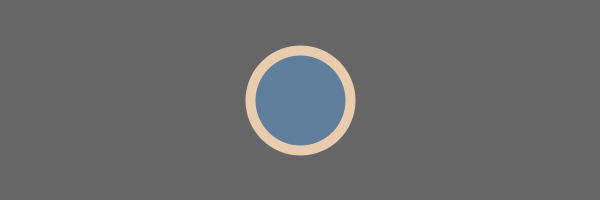
Frame 1 (no input)
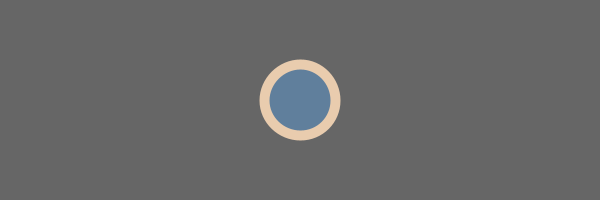
Frame 60 (the mouse pressed at the canvas centre just before this capture)
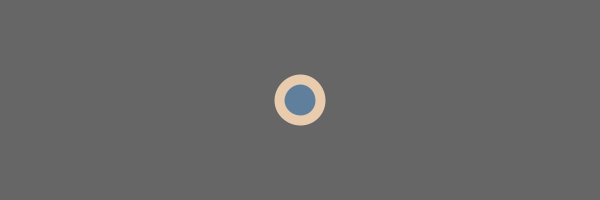
Frame 120 (the mouse held since frame 60 and released just before this capture)

The Processing sketch that drew these frames (run headless with seeded random() and noise(); from frame 60 on, the mouse is pressed at the canvas centre):

// Processing sketch: ConditionalStatement
// ── ConditionalStatement.pde
//Andrew Wright 11/4/21
//Conditional Statement on user input and computer function

color[] rainbow   = {#FFFFCD, #CC5C54, #F69162, #85A562, #7AB5DB};
color[] chemistry = {#0C2550, #A3D0C1, #FDF6DD, #FEE406, #F4651C};
color[] kitties   = {#302F2F, #74AD92, #F07F47, #FFAA42, #FFE224};
color[] beach     = {#D9C6B0, #314650, #2D4761, #45718C, #B6E1F2};
color[] cottage   = {#C3CCC8, #442412, #475D1C, #859356, #B9961C};
color[] minard    = {#666666, #607F9C, #E9CCAE, #FFFFF3, #D01312};
color[] palette   = minard;

int choice;
int p1 = 1;
int p2 = 2;

float x;
float y;
float d = 100;
float b = 10; // b for border of the object

void setup() { //setup block
  size(600,200);
  smooth();
  x = width/2; //setting the initial values
  y = height/2;
}
void draw() { //draw block with no return
  background(palette[0]);
  fill(palette[p1]);
  stroke(palette[p2]);
  strokeWeight(b);
  ellipse(x, y, d, d);
if(mouseX > width/2) {
  d += .5;
} else {
  d -= .5;
}
}
